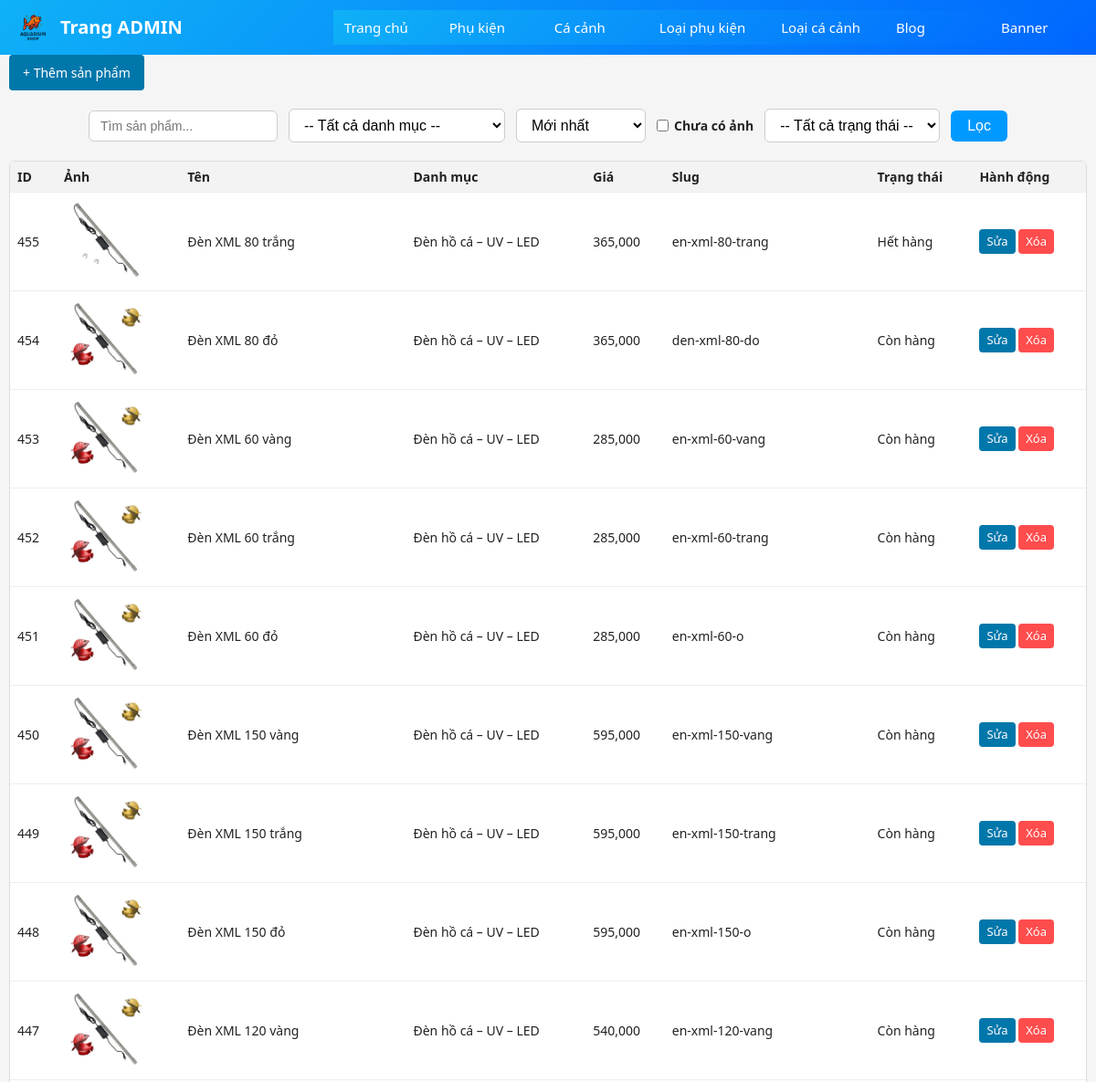
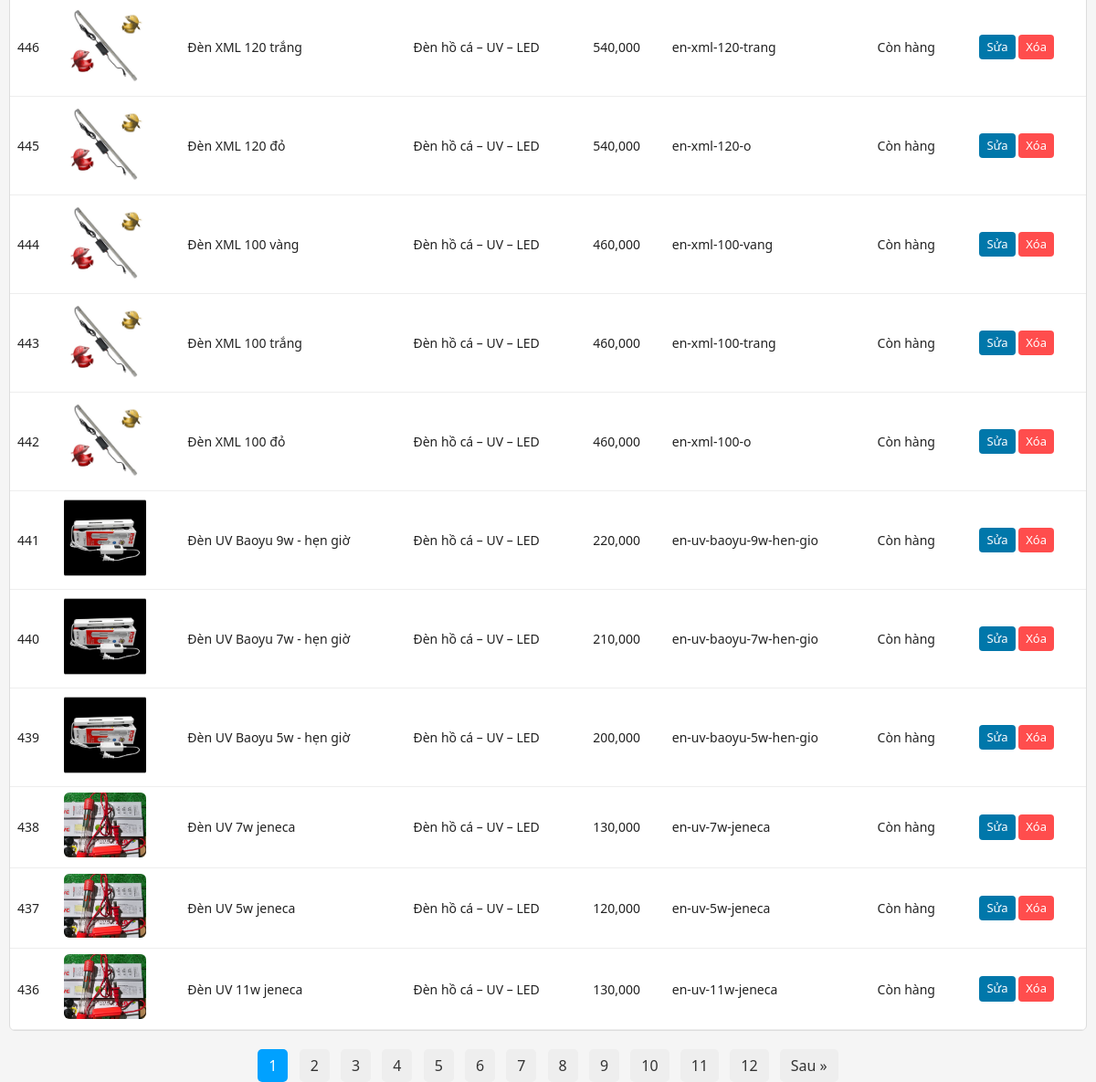
Screenshot of /admin/products.php (signed in) with the database file from the repository (2 pictures, top to bottom).
### tables this page shows
CREATE TABLE IF NOT EXISTS `products` (
  `id` int NOT NULL AUTO_INCREMENT,
  `category_id` int NOT NULL,
  `name` varchar(255) NOT NULL,
  `slug` varchar(191) NOT NULL,
  `price` int DEFAULT '0',
  `thumbnail` varchar(255) DEFAULT NULL,
  `description` text,
  `created_at` timestamp NULL DEFAULT CURRENT_TIMESTAMP,
  `status` tinyint(1) NOT NULL DEFAULT '1',
  PRIMARY KEY (`id`),
  UNIQUE KEY `slug` (`slug`),
  KEY `category_id` (`category_id`)
);

CREATE TABLE IF NOT EXISTS `categories` (
  `id` int NOT NULL AUTO_INCREMENT,
  `name` varchar(255) NOT NULL,
  `slug` varchar(191) NOT NULL,
  PRIMARY KEY (`id`),
  UNIQUE KEY `slug` (`slug`)
);

### admin/products.php (the view, shortened to what this page needs)
<?php
include __DIR__ . '/../includes/db.php';
$searchKeyword      = isset($_GET['keyword']) ? trim($_GET['keyword']) : '';
$sortOption         = isset($_GET['sort']) ? $_GET['sort'] : 'newest';
$filterNoImage      = isset($_GET['no_image']) ? (int)$_GET['no_image'] : 0;
$filterStatus       = isset($_GET['status']) ? (int)$_GET['status'] : -1;
$currentFilters     = $_GET;
$returnQuery = http_build_query($currentFilters);
$limit = 20;
$page = isset($_GET['page']) ? (int) $_GET['page'] : 1;
$offset = ($page - 1) * $limit;
$countSql = "SELECT COUNT(*) AS total FROM products WHERE 1";
$countRes = mysqli_query($conn, $countSql);
$totalRows = mysqli_fetch_assoc($countRes)['total'];
$totalPages = ceil($totalRows / $limit);
$orderBy = "p.created_at DESC";
$sql = "SELECT p.*, c.name AS category_name
        FROM products p
        LEFT JOIN categories c ON p.category_id = c.id
        WHERE 1";
$sql .= " ORDER BY $orderBy LIMIT $limit OFFSET $offset";
$res = mysqli_query($conn, $sql);
?>
<?php include __DIR__ . '/admin-header.php'; ?>
<link rel="stylesheet" href="./assets/products.css">
<div class="container">
    <div style="margin-bottom: 10px;">
        <a class="btn" href="./product-form.php<?= $returnQuery ? ('?return=' . urlencode($returnQuery)) : '' ?>">+ Thêm sản phẩm</a>
    </div>
<div class="filter-box">
  <form method="get" id="filterForm">
    <div class="filter-row">
      <div class="filter-item">
        <input
          type="text"
          name="keyword"
          placeholder="Tìm sản phẩm..."
          value="<?= htmlspecialchars($searchKeyword) ?>"
        >
      </div>
      <div class="filter-item">
        <select name="category_id" onchange="filterForm.submit()">
          <option value="0">-- Tất cả danh mục --</option>
        </select>
      </div>
      <div class="filter-item">
        <select name="sort" onchange="filterForm.submit()">
          <option value="newest"      <?= $sortOption=='newest'?'selected':'' ?>>Mới nhất</option>
        </select>
      </div>
      <div class="filter-item" style="display:flex; align-items:center; gap:6px;">
        <input type="checkbox" id="no_image" name="no_image" value="1" <?= $filterNoImage ? 'checked' : '' ?> onchange="filterForm.submit()">
        <label for="no_image" style="margin:0;">Chưa có ảnh</label>
      </div>
      <div class="filter-item">
        <select name="status" onchange="filterForm.submit()">
          <option value="-1" <?= $filterStatus===-1 ? 'selected' : '' ?>>-- Tất cả trạng thái --</option>
        </select>
      </div>
      <button class="btn-filter" type="submit">Lọc</button>
    </div>
  </form>
</div>
    <div class="table-wrapper">
        <table class="table">
            <tr>
                <th>ID</th>
                <th>Ảnh</th>
                <th>Tên</th>
                <th>Danh mục</th>
                <th>Giá</th>
                <th>Slug</th>
                <th>Trạng thái</th>
                <th>Hành động</th>
            </tr>
            <?php while ($row = mysqli_fetch_assoc($res)): ?>
                <tr>
                    <td><?= $row['id'] ?></td>
                    <td>
                        <?php
                            $thumbnail = $row['thumbnail'];
                            if ($thumbnail) {
                        ?>
                            <img src="<?= ".".htmlspecialchars($thumbnail) ?>"
                                 alt="<?= ".".htmlspecialchars($row['name']) ?>"
                                 style="width: 90px; border-radius:6px;">
                        <?php } else { echo "N/A"; } ?>
                    </td>
                    <td><?= htmlspecialchars($row['name']) ?></td>
                    <td><?= htmlspecialchars($row['category_name'] ?? 'N/A') ?></td>
                    <td><?= number_format($row['price']) ?></td>
                    <td><?= htmlspecialchars($row['slug']) ?></td>
                    <td><?= ((int)$row['status'] === 1) ? 'Còn hàng' : 'Hết hàng' ?></td>
                    <td>
                        <a class="btn small" href="./product-form.php?id=<?= $row['id'] ?><?= $returnQuery ? ('&return=' . urlencode($returnQuery)) : '' ?>">Sửa</a>
                        <a class="btn small danger"
                           href="./products.php?delete=<?= $row['id'] ?>"
                           onclick="return confirm('Xóa sản phẩm này?');">Xóa</a>
                    </td>
                </tr>
            <?php endwhile; ?>
        </table>
    </div>
    <div class="pagination">
        <?php
          $baseQuery = $_GET;
          for ($i = 1; $i <= $totalPages; $i++):
            $baseQuery['page'] = $i;
            $link = '?' . http_build_query($baseQuery);
        ?>
            <a class="<?= ($i == $page) ? 'active' : '' ?>" href="<?= $link ?>"><?= $i ?></a>
        <?php endfor;
          if ($page < $totalPages) {
            $baseQuery['page'] = $page + 1;
            echo '<a href="?' . http_build_query($baseQuery) . '">Sau »</a>';
          }
        ?>
    </div>
</div>

### assets/css/style.css (style rules this page uses)
* { box-sizing: border-box; margin: 0; padding: 0; }
body { font-family: system-ui, -apple-system, BlinkMacSystemFont, "Segoe UI", sans-serif; background: #f5f5f5; color: #222; line-height: 1.5; margin: 0px; max-width: 100%; max-width: 100vw; }
a { color: inherit; text-decoration: none; }
.container { width: 100%; max-width: 1280px; margin: 0 auto; padding: 0 10px; }
form { display: flex; flex-direction: column; gap: 10px; }
label { font-weight: 600; font-size: 14px; }
input[type="text"], input[type="password"], input[type="number"], textarea, select { width: 100%; max-width: 100%; padding: 8px 10px; border-radius: 4px; border: 1px solid #ccc; font-size: 14px; }
.btn, button { display: inline-block; padding: 9px 15px; border: none; background: #0077aa; color: #fff; border-radius: 4px; cursor: pointer; font-size: 14px; }
.table-wrapper { width: 100%; overflow-x: auto; background: #fff; border-radius: 6px; border: 1px solid #ddd; margin-top: 15px; }
.table { width: 100%; border-collapse: collapse; min-width: 600px; }
.table th, .table td { border-bottom: 1px solid #eee; padding: 6px 8px; font-size: 14px; text-align: left; }
.table th { background: #f3f3f3; font-weight: 600; }
button, input, select, textarea, a { -webkit-text-size-adjust: 100%; font-size: 16px; }

### admin/assets/products.css (style rules this page uses)
.pagination { margin-top: 20px; text-align: center; }
.pagination a { padding: 6px 12px; background: #eee; margin: 0 4px; text-decoration: none; border-radius: 5px; color: #333; display: inline-block; }
.pagination .active { background: #00a1ff; color: #fff; }
.btn.small { padding: 4px 8px; font-size: 13px; }
.btn.danger { background: #ff4d4d; }
.filter-box { width: 100%; margin: 20px auto; text-align: center; }
.filter-row { display: flex; justify-content: center; align-items: center; gap: 12px; flex-wrap: wrap; }
.filter-item select, .filter-item input { padding: 8px 12px; border: 1px solid #ccc; border-radius: 6px; background: white; outline: none; }
.btn-filter { padding: 8px 18px; background: #0099ff; border: none; border-radius: 6px; color: white; cursor: pointer; transition: 0.2s; }

### rows the page displays
products: id "455", thumbnail (picture), name "Đèn XML 80 trắng", category.name "Đèn hồ cá – UV – LED", price "365,000", slug "en-xml-80-trang", status "Hết hàng"
products: id "454", thumbnail (picture), name "Đèn XML 80 đỏ", category.name "Đèn hồ cá – UV – LED", price "365,000", slug "den-xml-80-do", status "Còn hàng"
products: id "453", thumbnail (picture), name "Đèn XML 60 vàng", category.name "Đèn hồ cá – UV – LED", price "285,000", slug "en-xml-60-vang", status "Còn hàng"
products: id "452", thumbnail (picture), name "Đèn XML 60 trắng", category.name "Đèn hồ cá – UV – LED", price "285,000", slug "en-xml-60-trang", status "Còn hàng"
products: id "451", thumbnail (picture), name "Đèn XML 60 đỏ", category.name "Đèn hồ cá – UV – LED", price "285,000", slug "en-xml-60-o", status "Còn hàng"
products: id "450", thumbnail (picture), name "Đèn XML 150 vàng", category.name "Đèn hồ cá – UV – LED", price "595,000", slug "en-xml-150-vang", status "Còn hàng"
products: id "449", thumbnail (picture), name "Đèn XML 150 trắng", category.name "Đèn hồ cá – UV – LED", price "595,000", slug "en-xml-150-trang", status "Còn hàng"
products: id "448", thumbnail (picture), name "Đèn XML 150 đỏ", category.name "Đèn hồ cá – UV – LED", price "595,000", slug "en-xml-150-o", status "Còn hàng"
products: id "447", thumbnail (picture), name "Đèn XML 120 vàng", category.name "Đèn hồ cá – UV – LED", price "540,000", slug "en-xml-120-vang", status "Còn hàng"
products: id "446", thumbnail (picture), name "Đèn XML 120 trắng", category.name "Đèn hồ cá – UV – LED", price "540,000", slug "en-xml-120-trang", status "Còn hàng"
products: id "445", thumbnail (picture), name "Đèn XML 120 đỏ", category.name "Đèn hồ cá – UV – LED", price "540,000", slug "en-xml-120-o", status "Còn hàng"
products: id "444", thumbnail (picture), name "Đèn XML 100 vàng", category.name "Đèn hồ cá – UV – LED", price "460,000", slug "en-xml-100-vang", status "Còn hàng"
products: id "443", thumbnail (picture), name "Đèn XML 100 trắng", category.name "Đèn hồ cá – UV – LED", price "460,000", slug "en-xml-100-trang", status "Còn hàng"
products: id "442", thumbnail (picture), name "Đèn XML 100 đỏ", category.name "Đèn hồ cá – UV – LED", price "460,000", slug "en-xml-100-o", status "Còn hàng"
products: id "441", thumbnail (picture), name "Đèn UV Baoyu 9w - hẹn giờ", category.name "Đèn hồ cá – UV – LED", price "220,000", slug "en-uv-baoyu-9w-hen-gio", status "Còn hàng"
products: id "440", thumbnail (picture), name "Đèn UV Baoyu 7w - hẹn giờ", category.name "Đèn hồ cá – UV – LED", price "210,000", slug "en-uv-baoyu-7w-hen-gio", status "Còn hàng"
products: id "439", thumbnail (picture), name "Đèn UV Baoyu 5w - hẹn giờ", category.name "Đèn hồ cá – UV – LED", price "200,000", slug "en-uv-baoyu-5w-hen-gio", status "Còn hàng"
products: id "438", thumbnail (picture), name "Đèn UV 7w jeneca", category.name "Đèn hồ cá – UV – LED", price "130,000", slug "en-uv-7w-jeneca", status "Còn hàng"
products: id "437", thumbnail (picture), name "Đèn UV 5w jeneca", category.name "Đèn hồ cá – UV – LED", price "120,000", slug "en-uv-5w-jeneca", status "Còn hàng"
products: id "436", thumbnail (picture), name "Đèn UV 11w jeneca", category.name "Đèn hồ cá – UV – LED", price "130,000", slug "en-uv-11w-jeneca", status "Còn hàng"
